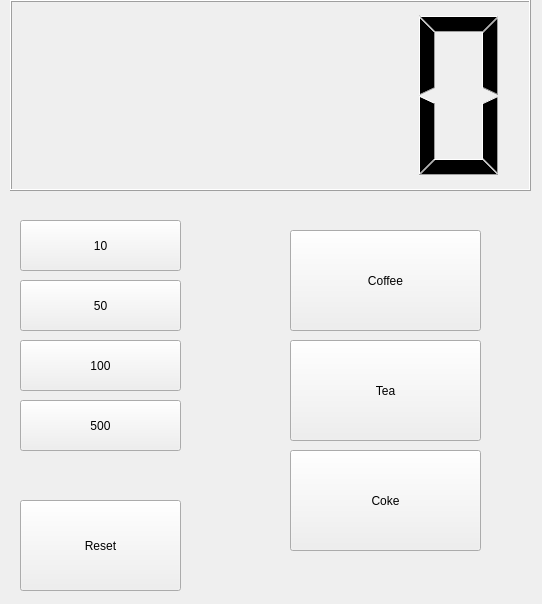
<?xml version="1.0" encoding="UTF-8"?>
<ui version="4.0">
 <class>Widget</class>
 <widget class="QWidget" name="Widget">
  <property name="geometry">
   <rect>
    <x>0</x>
    <y>0</y>
    <width>542</width>
    <height>604</height>
   </rect>
  </property>
  <property name="windowTitle">
   <string>Widget</string>
  </property>
  <widget class="QLCDNumber" name="lcdNum">
   <property name="geometry">
    <rect>
     <x>10</x>
     <y>0</y>
     <width>521</width>
     <height>191</height>
    </rect>
   </property>
  </widget>
  <widget class="QPushButton" name="pb10">
   <property name="geometry">
    <rect>
     <x>20</x>
     <y>220</y>
     <width>161</width>
     <height>51</height>
    </rect>
   </property>
   <property name="text">
    <string>10</string>
   </property>
  </widget>
  <widget class="QPushButton" name="pb50">
   <property name="geometry">
    <rect>
     <x>20</x>
     <y>280</y>
     <width>161</width>
     <height>51</height>
    </rect>
   </property>
   <property name="text">
    <string>50</string>
   </property>
  </widget>
  <widget class="QPushButton" name="pb100">
   <property name="geometry">
    <rect>
     <x>20</x>
     <y>340</y>
     <width>161</width>
     <height>51</height>
    </rect>
   </property>
   <property name="text">
    <string>100</string>
   </property>
  </widget>
  <widget class="QPushButton" name="pb500">
   <property name="geometry">
    <rect>
     <x>20</x>
     <y>400</y>
     <width>161</width>
     <height>51</height>
    </rect>
   </property>
   <property name="text">
    <string>500</string>
   </property>
  </widget>
  <widget class="QPushButton" name="pbCoke">
   <property name="geometry">
    <rect>
     <x>290</x>
     <y>450</y>
     <width>191</width>
     <height>101</height>
    </rect>
   </property>
   <property name="text">
    <string>Coke</string>
   </property>
  </widget>
  <widget class="QPushButton" name="pbReset">
   <property name="geometry">
    <rect>
     <x>20</x>
     <y>500</y>
     <width>161</width>
     <height>91</height>
    </rect>
   </property>
   <property name="text">
    <string>Reset</string>
   </property>
  </widget>
  <widget class="QPushButton" name="pbTea">
   <property name="geometry">
    <rect>
     <x>290</x>
     <y>340</y>
     <width>191</width>
     <height>101</height>
    </rect>
   </property>
   <property name="text">
    <string>Tea</string>
   </property>
  </widget>
  <widget class="QPushButton" name="pbCoffee">
   <property name="geometry">
    <rect>
     <x>290</x>
     <y>230</y>
     <width>191</width>
     <height>101</height>
    </rect>
   </property>
   <property name="text">
    <string>Coffee</string>
   </property>
  </widget>
 </widget>
 <layoutdefault spacing="6" margin="11"/>
 <resources/>
 <connections/>
</ui>
